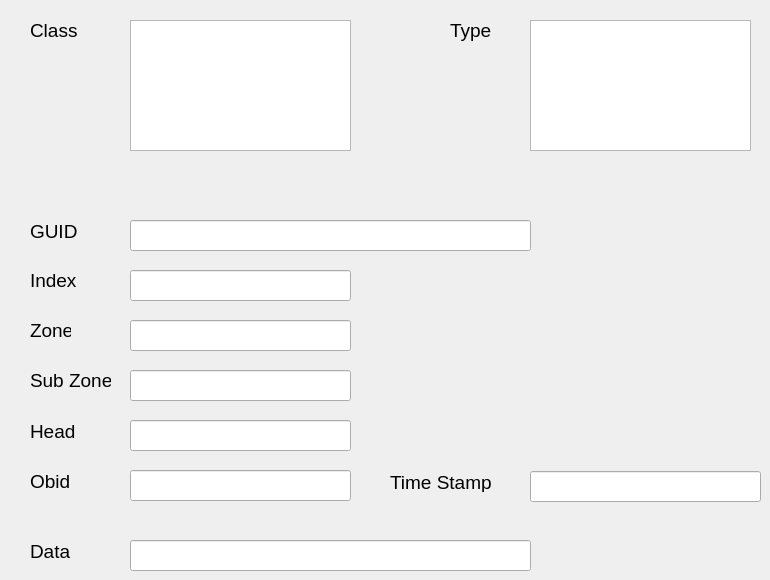
     <widget class="QWidget" name="rxOnEvent">
      <attribute name="title">
       <string>Rx On Event</string>
      </attribute>
      <widget class="QLineEdit" name="rxOnSubZoneLineEdit">
       <property name="geometry">
        <rect>
         <x>130</x>
         <y>370</y>
         <width>221</width>
         <height>31</height>
        </rect>
       </property>
      </widget>
      <widget class="QLineEdit" name="rxOnZoneLineEdit">
       <property name="geometry">
        <rect>
         <x>130</x>
         <y>320</y>
         <width>221</width>
         <height>31</height>
        </rect>
       </property>
      </widget>
      <widget class="QLabel" name="rxOnTypeLabel">
       <property name="geometry">
        <rect>
         <x>450</x>
         <y>20</y>
         <width>61</width>
         <height>21</height>
        </rect>
       </property>
       <property name="font">
        <font>
         <pointsize>14</pointsize>
        </font>
       </property>
       <property name="text">
        <string>Type</string>
       </property>
      </widget>
      <widget class="QLineEdit" name="rxOnGuidLineEdit">
       <property name="geometry">
        <rect>
         <x>130</x>
         <y>220</y>
         <width>401</width>
         <height>31</height>
        </rect>
       </property>
      </widget>
      <widget class="QLabel" name="rxOnSubZoneLabel">
       <property name="geometry">
        <rect>
         <x>30</x>
         <y>370</y>
         <width>81</width>
         <height>21</height>
        </rect>
       </property>
       <property name="font">
        <font>
         <pointsize>14</pointsize>
        </font>
       </property>
       <property name="text">
        <string>Sub Zone</string>
       </property>
      </widget>
      <widget class="QLabel" name="rxOnClassLabel">
       <property name="geometry">
        <rect>
         <x>30</x>
         <y>20</y>
         <width>61</width>
         <height>21</height>
        </rect>
       </property>
       <property name="font">
        <font>
         <pointsize>14</pointsize>
        </font>
       </property>
       <property name="text">
        <string>Class</string>
       </property>
      </widget>
      <widget class="QLabel" name="rxOnZoneLabel">
       <property name="geometry">
        <rect>
         <x>30</x>
         <y>320</y>
         <width>41</width>
         <height>21</height>
        </rect>
       </property>
       <property name="font">
        <font>
         <pointsize>14</pointsize>
        </font>
       </property>
       <property name="text">
        <string>Zone</string>
       </property>
      </widget>
      <widget class="QLabel" name="rxOnIndexLabel">
       <property name="geometry">
        <rect>
         <x>30</x>
         <y>270</y>
         <width>71</width>
         <height>21</height>
        </rect>
       </property>
       <property name="font">
        <font>
         <pointsize>14</pointsize>
        </font>
       </property>
       <property name="text">
        <string>Index</string>
       </property>
      </widget>
      <widget class="QLineEdit" name="rxOnIndexLineEdit">
       <property name="geometry">
        <rect>
         <x>130</x>
         <y>270</y>
         <width>221</width>
         <height>31</height>
        </rect>
       </property>
      </widget>
      <widget class="QListWidget" name="rxOnTypeListWidget">
       <property name="geometry">
        <rect>
         <x>530</x>
         <y>20</y>
         <width>221</width>
         <height>131</height>
        </rect>
       </property>
      </widget>
      <widget class="QLabel" name="rxOnGuidLabel">
       <property name="geometry">
        <rect>
         <x>30</x>
         <y>221</y>
         <width>51</width>
         <height>20</height>
        </rect>
       </property>
       <property name="font">
        <font>
         <pointsize>14</pointsize>
        </font>
       </property>
       <property name="text">
        <string>GUID</string>
       </property>
      </widget>
      <widget class="QListWidget" name="rxOnClassListWidget">
       <property name="geometry">
        <rect>
         <x>130</x>
         <y>20</y>
         <width>221</width>
         <height>131</height>
        </rect>
       </property>
      </widget>
      <widget class="QLineEdit" name="rxOnHeadLineEdit">
       <property name="geometry">
        <rect>
         <x>130</x>
         <y>420</y>
         <width>221</width>
         <height>31</height>
        </rect>
       </property>
      </widget>
      <widget class="QLabel" name="rxOnObidLabel">
       <property name="geometry">
        <rect>
         <x>30</x>
         <y>471</y>
         <width>51</width>
         <height>20</height>
        </rect>
       </property>
       <property name="font">
        <font>
         <pointsize>14</pointsize>
        </font>
       </property>
       <property name="text">
        <string>Obid</string>
       </property>
      </widget>
      <widget class="QLabel" name="rxOnTimeStampLabel">
       <property name="geometry">
        <rect>
         <x>390</x>
         <y>472</y>
         <width>111</width>
         <height>20</height>
        </rect>
       </property>
       <property name="font">
        <font>
         <pointsize>14</pointsize>
        </font>
       </property>
       <property name="text">
        <string>Time Stamp</string>
       </property>
      </widget>
      <widget class="QLineEdit" name="rxOnObidLineEdit">
       <property name="geometry">
        <rect>
         <x>130</x>
         <y>470</y>
         <width>221</width>
         <height>31</height>
        </rect>
       </property>
      </widget>
      <widget class="QLabel" name="rxOnHeadLabel">
       <property name="geometry">
        <rect>
         <x>30</x>
         <y>421</y>
         <width>51</width>
         <height>20</height>
        </rect>
       </property>
       <property name="font">
        <font>
         <pointsize>14</pointsize>
        </font>
       </property>
       <property name="text">
        <string>Head</string>
       </property>
      </widget>
      <widget class="QLineEdit" name="rxOnTimeStampLineEdit">
       <property name="geometry">
        <rect>
         <x>530</x>
         <y>471</y>
         <width>231</width>
         <height>31</height>
        </rect>
       </property>
      </widget>
      <widget class="QLineEdit" name="rxOnDataLineEdit">
       <property name="geometry">
        <rect>
         <x>130</x>
         <y>540</y>
         <width>401</width>
         <height>31</height>
        </rect>
       </property>
      </widget>
      <widget class="QLabel" name="rxOnDataLabel">
       <property name="geometry">
        <rect>
         <x>30</x>
         <y>541</y>
         <width>51</width>
         <height>20</height>
        </rect>
       </property>
       <property name="font">
        <font>
         <pointsize>14</pointsize>
        </font>
       </property>
       <property name="text">
        <string>Data</string>
       </property>
      </widget>
     </widget>
